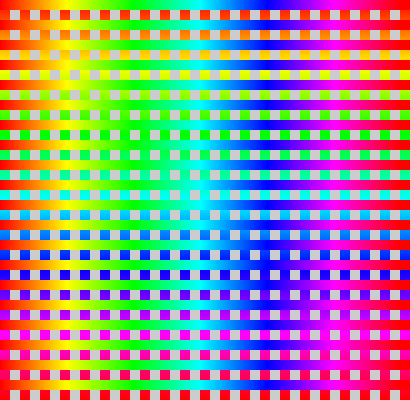
Frame 1 (no input)
Frame 60 (the mouse pressed at the canvas centre just before this capture): identical to frame 1, image omitted
Frame 120 (the mouse held since frame 60 and released just before this capture): identical to frame 1, image omitted

The Processing sketch that drew this single still picture (run headless with seeded random() and noise(); from frame 60 on, the mouse is pressed at the canvas centre):

// Processing sketch: processing_76319
// ── processing_76319.pde

void setup(){size(410,400);}
void draw(){

//fill(0);
colorMode(HSB);
for (int i=0; i<400; i++){
  float s = map(i,0,400,0,255);
  fill(s, 255,255);
//  stroke(s, 255,255);
//  line(b,0,b,400);
//loop though with i going from 0 to height of window by 20 each time

for (int b = 0; b < width; b += 20){

  // set y location of rectangle equal to i
noStroke(); // turn off outline
//column
  rect(b, i, 10,10);
  
}}
colorMode(HSB);
for (int h=0; h<410; h++){
  float t = map(h,0,400,0,255);
  fill(t, 255,255);

  for (int a = 10; a < height; a += 20){
  for (int b = 0; b < width; b += 20){
//row
rect(h,b, 10,10);

  }}
}
}
